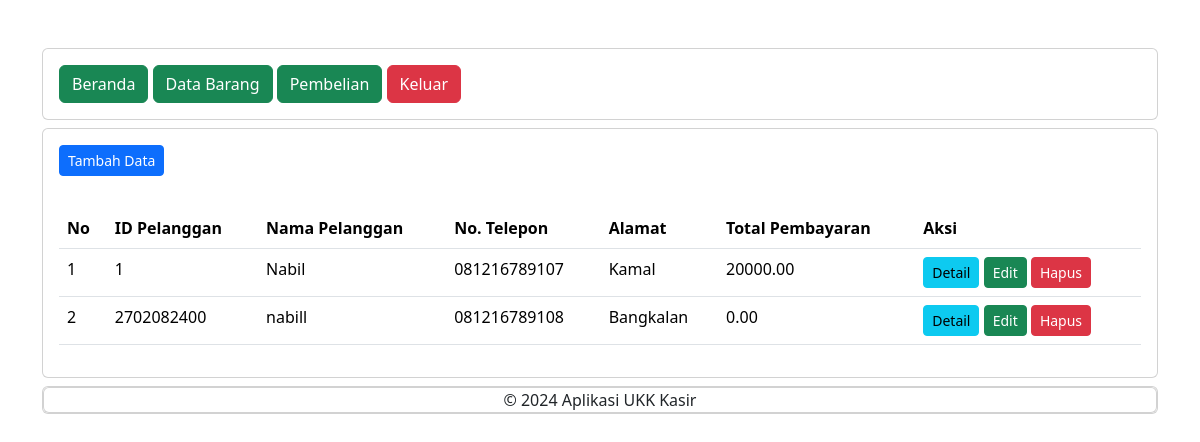
Page /petugas/pembelian.php (signed in) on the committed database.
### tables this page shows
CREATE TABLE `penjualan` (
  `penjualan_id` int(11) NOT NULL,
  `tanggal_penjualan` date NOT NULL,
  `total_harga` decimal(10,2) NOT NULL,
  `pelanggan_id` int(11) UNSIGNED NOT NULL
);

CREATE TABLE `pelanggan` (
  `pelanggan_id` int(11) UNSIGNED NOT NULL,
  `nama_pelanggan` varchar(255) NOT NULL,
  `alamat` text NOT NULL,
  `nomor_telepon` varchar(15) NOT NULL
);

### petugas/pembelian.php (the view, shortened to what this page needs)
<?php
include '../koneksi.php';
include "header.php";
include "navbar.php";
?>
<div class="card mt-2">
    <div class="card-body">
        <button type="button" class="btn btn-primary btn-sm" data-bs-toggle="modal" data-bs-target="#tambah-data">
            Tambah Data
        </button>
    </div>
    <div class="card-body">
        <table class="table">
            <thead>
                <tr>
                    <th>No</th>
                    <th>ID Pelanggan</th>
                    <th>Nama Pelanggan</th>
                    <th>No. Telepon</th>
                    <th>Alamat</th>
                    <th>Total Pembayaran</th>
                    <th>Aksi</th>
                </tr>
            </thead>
            <tbody>
                <?php
                $no = 1;
                $data = mysqli_query($koneksi,"SELECT * from pelanggan INNER JOIN penjualan ON pelanggan.pelanggan_id=penjualan.pelanggan_id");
                while($d = mysqli_fetch_array($data)){
                    ?>
                    <tr>
                        <td><?= $no++ ?></td>
                        <td><?= $d['pelanggan_id']; ?></td>
                        <td><?= $d['nama_pelanggan']; ?></td>
                        <td><?= $d['nomor_telepon']; ?></td>
                        <td><?= $d['alamat']; ?></td>
                        <td><?= $d['total_harga']; ?></td>
                        <td>
                            <a href="detail_pembelian.php?pelanggan_id=<?= $d['pelanggan_id'] ?>" class="btn btn-info btn-sm">Detail</a>
                            <button type="button" class="btn btn-success btn-sm" data-bs-toggle="modal" data-bs-target="#edit-data<?= $d['pelanggan_id'] ?>" <?= $d['pelanggan_id']; ?>>
                                Edit
                            </button>
                            <button type="button" class="btn btn-danger btn-sm" data-bs-toggle="modal" data-bs-target="#hapus-data<?= $d['pelanggan_id'] ?>" <?= $d['pelanggan_id']; ?>>
                                Hapus
                            </button>
                        </td>
                    </tr>
                <?php } ?>
            </tbody>
        </table>
    </div>
</div>
<?php
include "footer.php";
?>

### rows in the picture
penjualan: pelanggan "1", pelanggan.nama_pelanggan "Nabil", pelanggan.nomor_telepon "081216789107", pelanggan.alamat "Kamal", total_harga "20000.00"
penjualan: pelanggan "2702082400", pelanggan.nama_pelanggan "nabill", pelanggan.nomor_telepon "081216789108", pelanggan.alamat "Bangkalan", total_harga "0.00"
